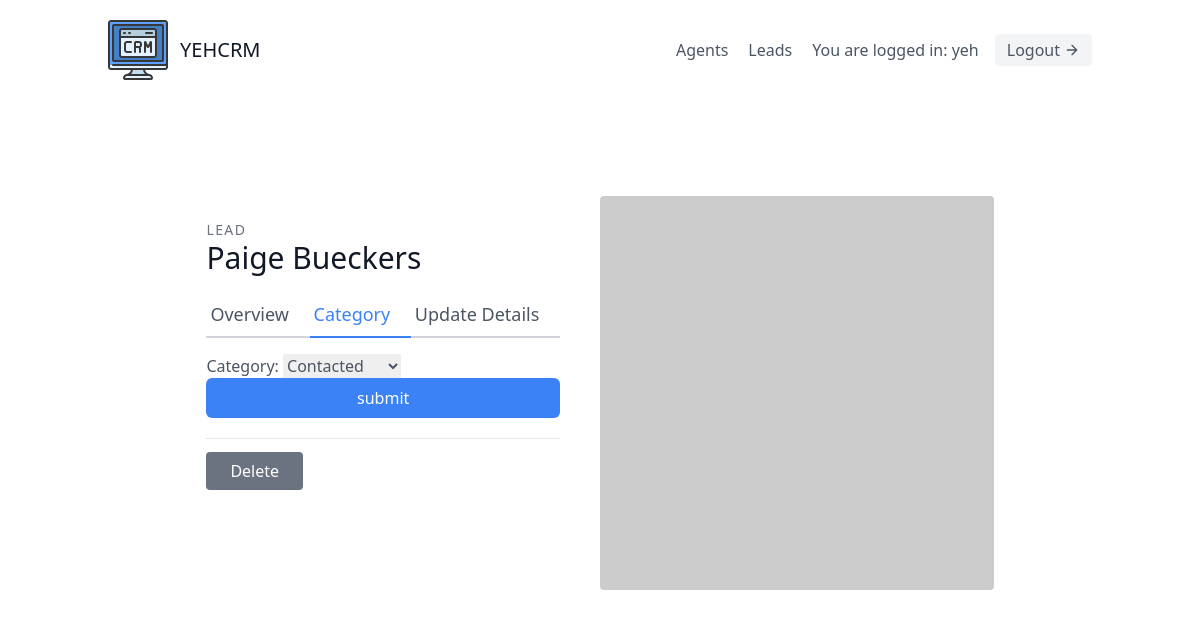
Page /leads/1/category/ (signed in) on the committed database.
### leads/models.py (models this page shows, shortened)
class User(AbstractUser):
    is_organizor = models.BooleanField(default=True)
    is_agent = models.BooleanField(default=False)

class Lead(models.Model):
    first_name = models.CharField(max_length=20)
    last_name = models.CharField(max_length=20)
    age = models.IntegerField(default=0)
    organization = models.ForeignKey(UserProfile,on_delete=models.CASCADE)
    agent = models.ForeignKey("Agent",related_name='leads',null=True,blank=True,on_delete = models.SET_NULL)
    category = models.ForeignKey("Category",related_name='leads',null=True,blank=True,on_delete = models.SET_NULL)
    description = models.TextField()
    date_added = models.DateTimeField(auto_now_add=True)
    phone_number = models.CharField(max_length=20)
    email = models.EmailField()

### leads/views.py (the view, shortened to what this page needs)
# urls.py: path('<int:pk>/category/',LeadCategoryUpdateView.as_view(),name='lead-category-update'),
class LeadCategoryUpdateView(LoginRequiredMixin,UpdateView):
    template_name = "leads/lead_catogory_update.html"
    form_class = LeadCategoryUpdateForm
    def get_queryset(self):
        user = self.request.user
        if user.is_organizor:
            queryset = Lead.objects.filter(
                organization = user.userprofile
            )
        else:
            queryset = Lead.objects.filter(
                organization = user.agent.organization
            )
        return queryset

### leads/forms.py
class LeadCategoryUpdateForm(forms.ModelForm):
    class Meta:
        model = Lead
        fields=(
            'category',
        )

### leads/models.py (called while the page is built)
    def __str__(self):
        return self.name

### leads/templates/leads/lead_catogory_update.html (shortened to what this page needs)
{% extends "base.html" %}
{% load tailwind_filters %}
{% block content %}
<section class="text-gray-600 body-font overflow-hidden">
  <div class="container px-5 py-24 mx-auto">
    <div class="lg:w-4/5 mx-auto flex flex-wrap">
      <div class="lg:w-1/2 w-full lg:pr-10 lg:py-6 mb-6 lg:mb-0">
        <h2 class="text-sm title-font text-gray-500 tracking-widest">
            LEAD
        </h2>
        <h1 class="text-gray-900 text-3xl title-font font-medium mb-4">
            {{lead.first_name}} {{lead.last_name}}
        </h1>
        <div class="flex mb-4">
          <a href="{% url 'leads:lead-detail' lead.pk %}"class="flex-grow border-b-2 border-gray-300 py-2 text-lg px-1">
            Overview
          </a>
          <a href="{% url 'leads:lead-category-update' lead.pk %}"class="flex-grow text-blue-500 border-b-2 border-blue-500 py-2 text-lg px-1">
            Category
          </a>
          <a href="{% url 'leads:lead-update' lead.pk%}"class="flex-grow border-b-2 border-gray-300 py-2 text-lg px-1">
            Update Details
          </a>
        </div>
        <form method="post">
            {{ form|crispy }}
            <button class="w-full text-white bg-blue-500 hover:bg-blue-600 px-3 py-2 rounded-md">submit</button>
        </form>
        <div class="mt-5 py-5 border-t border-gray-200">
          <a href="{% url 'leads:lead-delete' lead.pk%}"class="w-1/3 text-white bg-gray-500 border-0 py-2 px-6 focus:outline-none hover:bg-blue-600 rounded">
              Delete
          </a>
        </div>
      </div>
      <img alt="ecommerce" class="lg:w-1/2 w-full lg:h-auto h-64 object-cover object-center rounded" src="https://dummyimage.com/400x400">
    </div>
  </div>
</section>
{% endblock content %}

### templates/navbar.html (shortened to what this page needs)
{% load static %}
<header class="text-gray-600 body-font">
  <div class="container mx-auto flex flex-wrap p-5 flex-col md:flex-row items-center">
    <a href="{% url 'landing-page'%}"class="flex title-font font-medium items-center text-gray-900 mb-4 md:mb-0">
      <img src="{% static 'images/Logo_CRM.svg' %}"/>
      <span class="ml-3 text-xl">YEHCRM</span>
    </a>
    <nav class="md:ml-auto flex flex-wrap items-center text-base justify-center">
        {% if not request.user.is_authenticated %}
          <a href="{% url 'signup' %}" class="mr-5 hover:text-gray-900">Sign up</a>
        {% else %}
          {% if request.user.is_organizor %}
            <a href="{% url 'agents:agent-list' %}" class="mr-5 hover:text-gray-900">Agents</a>
          {% endif %}
          <a href="{% url 'leads:lead-list' %}" class="mr-5 hover:text-gray-900">Leads</a>
        {% endif %}
    </nav>
    {% if request.user.is_authenticated %}
      You are logged in: {{request.user.username}}
      <a href="{% url 'logout' %}" class="ml-4 inline-flex items-center bg-gray-100 border-0 py-1 px-3 focus:outline-none hover:bg-gray-200 rounded text-base mt-4 md:mt-0">
        Logout
        <svg fill="none" stroke="currentColor" stroke-linecap="round" stroke-linejoin="round" stroke-width="2" class="w-4 h-4 ml-1" viewBox="0 0 24 24">
          <path d="M5 12h14M12 5l7 7-7 7"></path>
        </svg>
      </a>
    {% endif %}
  </div>
</header>

### rows in the picture
User: user.username "yeh"
Lead: first_name "Paige", last_name "Bueckers", category "Contacted"
